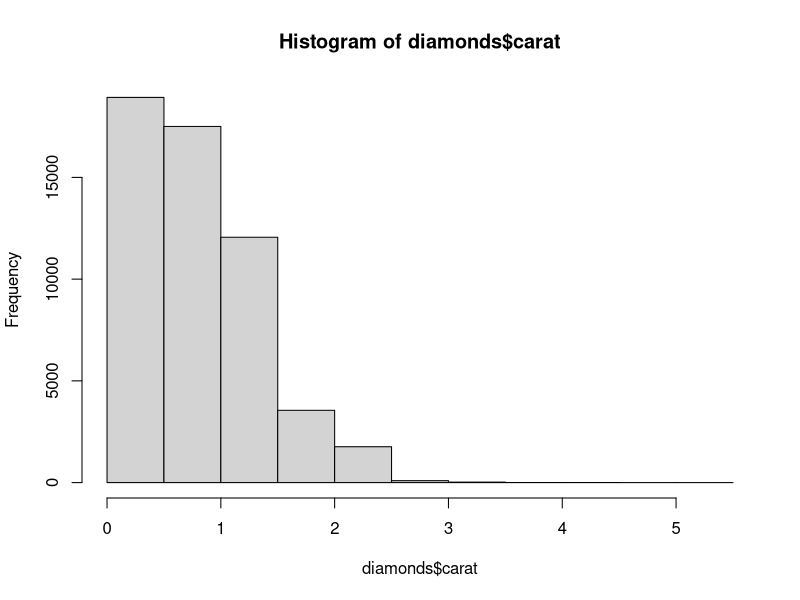
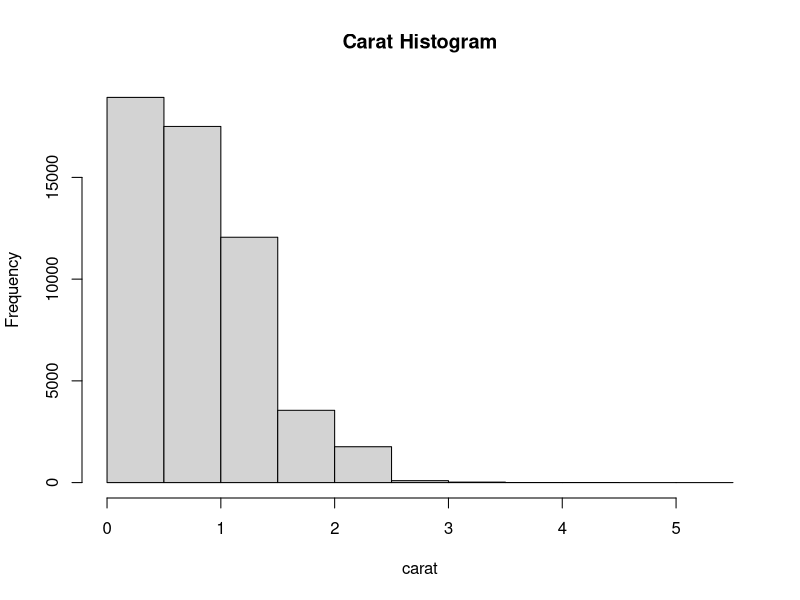
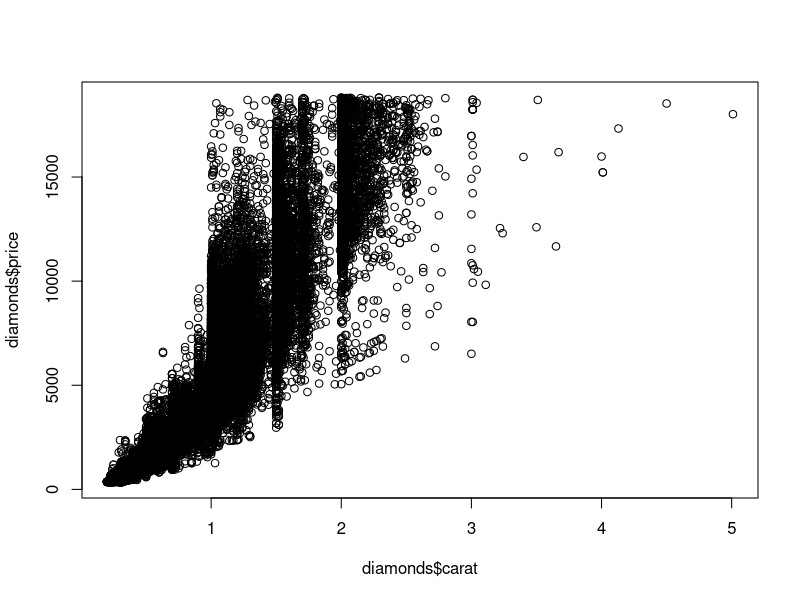
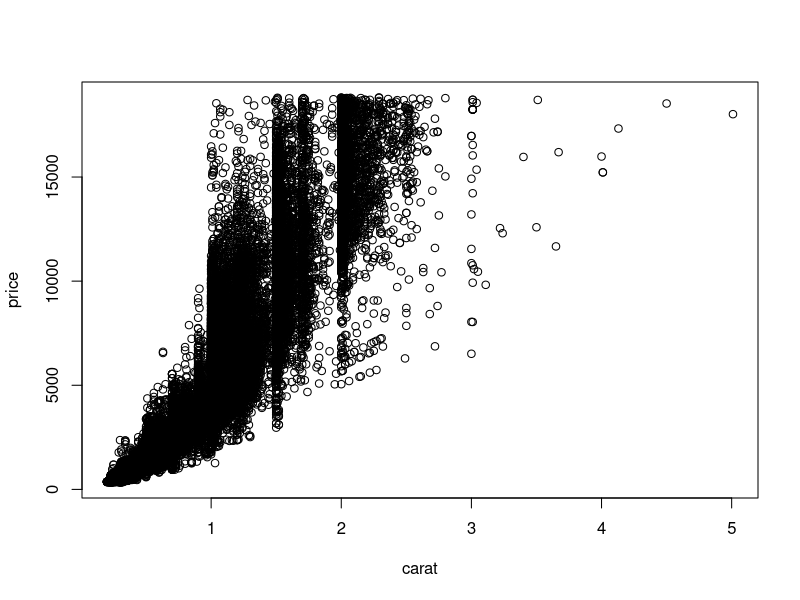
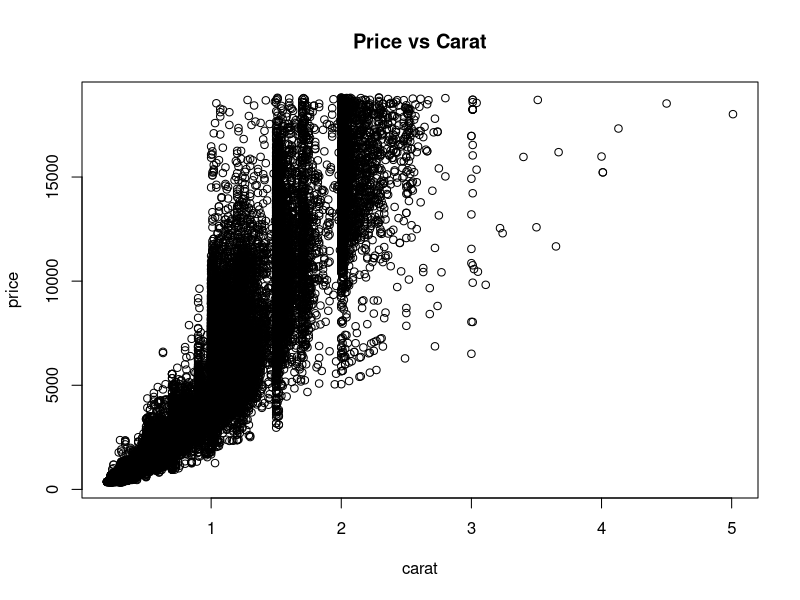
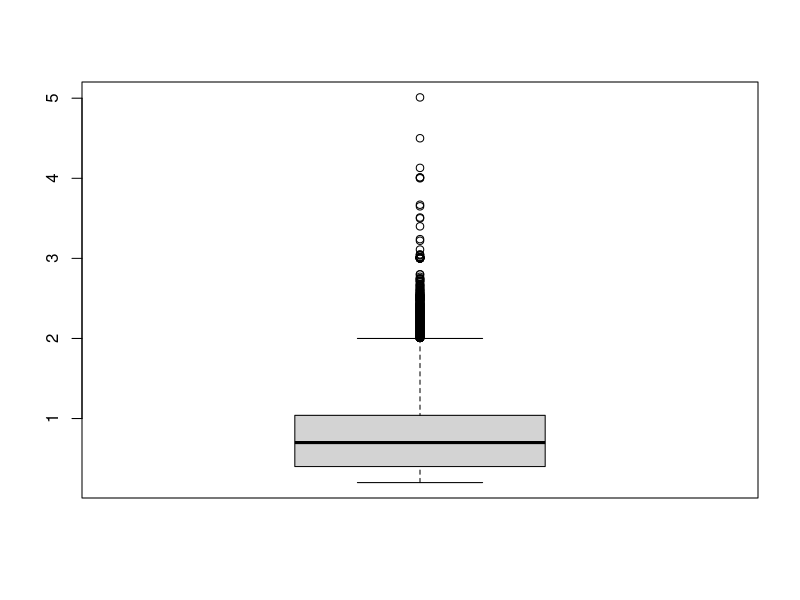

Here is the R script that generated these plots, in order: (Note: this script raises an error after producing the figures.)
require(ggplot2)
data(diamonds)
head(diamonds)

hist(diamonds$carat)
hist(diamonds$carat, main="Carat Histogram", xlab="carat")

plot(diamonds$carat, diamonds$price)
plot(price ~ carat, data=diamonds)
plot(price ~ carat, data=diamonds, main="Price vs Carat")

boxplot(diamonds$carat)
ggplot(data)
geom_point
geom_line
geom_histogram
aes(x, y)

ggplot(data) + geom_point(aes(x, y))